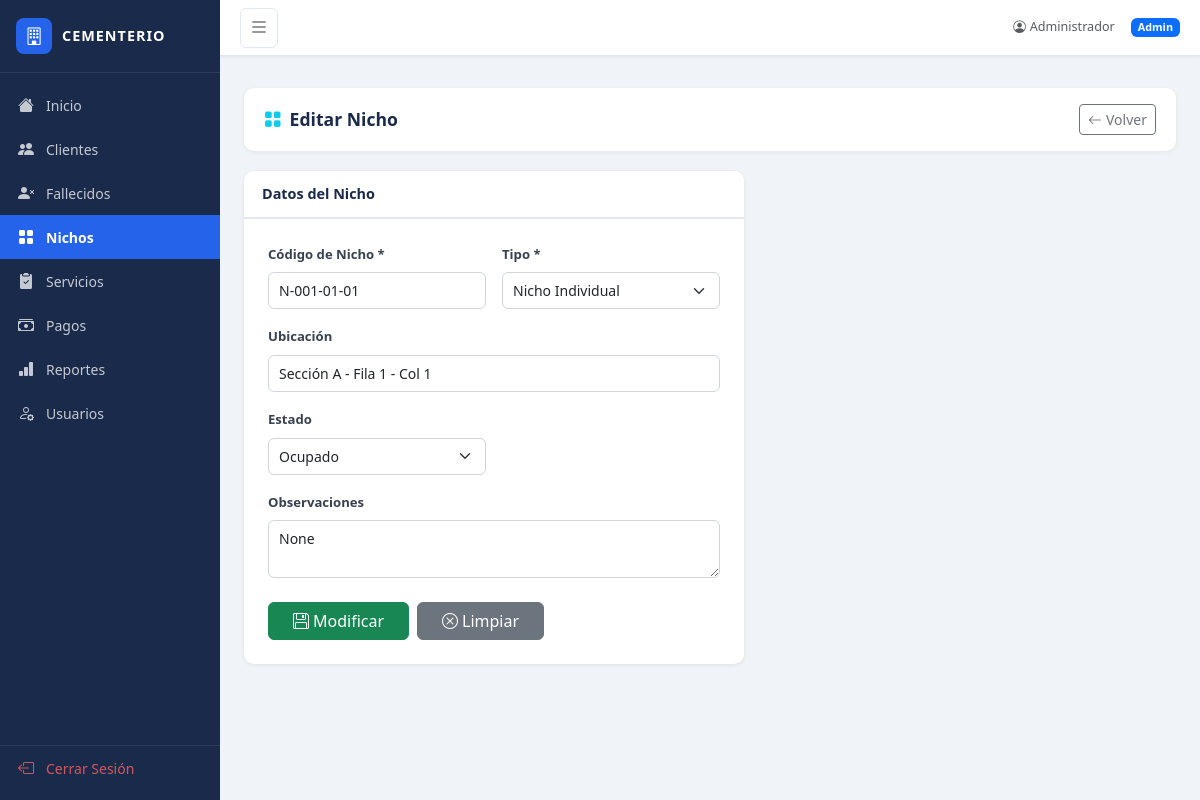
/nichos/editar/1 (signed in), run on the app's committed database.
### app.py (models this page shows)
class Nicho(db.Model):
    id = db.Column(db.Integer, primary_key=True)
    codigo = db.Column(db.String(20), unique=True, nullable=False)
    tipo = db.Column(db.String(50), nullable=False)
    ubicacion = db.Column(db.String(100))
    estado = db.Column(db.String(20), default='Disponible')
    observaciones = db.Column(db.Text)
    servicios = db.relationship('Servicio', backref='nicho', lazy=True)

### app.py (the view, shortened to what this page needs)
@app.route('/nichos/editar/<int:id>', methods=['GET', 'POST'])
@login_required
def nicho_editar(id):
    n = Nicho.query.get_or_404(id)
    return render_template('nicho_form.html', nicho=n)

### app.py (called while the page is built)
def login_required(f):
    @wraps(f)
    def decorated_function(*args, **kwargs):
        if 'user_id' not in session:
            return redirect(url_for('login'))
        return f(*args, **kwargs)
    return decorated_function

### templates/nicho_form.html (shortened to what this page needs)
{% extends "base.html" %}
{% block content %}
<div class="page-header">
    <h4><i class="bi bi-grid-fill me-2 text-info"></i>{{ 'Editar' if nicho else 'Nuevo' }} Nicho</h4>
    <a href="{{ url_for('nichos') }}" class="btn btn-outline-secondary btn-sm">
        <i class="bi bi-arrow-left me-1"></i>Volver
    </a>
</div>
<div class="card" style="max-width:500px;">
    <div class="card-header">Datos del Nicho</div>
    <div class="card-body p-4">
        <form method="POST">
            <div class="row g-3">
                <div class="col-md-6">
                    <label class="form-label">Código de Nicho *</label>
                    <input type="text" name="codigo" class="form-control" value="{{ nicho.codigo if nicho else '' }}"
                           placeholder="N-001-01-01" required>
                </div>
                <div class="col-md-6">
                    <label class="form-label">Tipo *</label>
                    <select name="tipo" class="form-select" required>
                        <option value="Nicho Individual" {% if nicho and nicho.tipo == 'Nicho Individual' %}selected{% endif %}>Nicho Individual</option>
                    </select>
                </div>
                <div class="col-12">
                    <label class="form-label">Ubicación</label>
                    <input type="text" name="ubicacion" class="form-control" value="{{ nicho.ubicacion if nicho else '' }}"
                           placeholder="Sección A - Fila 1 - Col 1">
                </div>
                <div class="col-md-6">
                    <label class="form-label">Estado</label>
                    <select name="estado" class="form-select">
                        <option value="Ocupado" {% if nicho and nicho.estado == 'Ocupado' %}selected{% endif %}>Ocupado</option>
                    </select>
                </div>
                <div class="col-12">
                    <label class="form-label">Observaciones</label>
                    <textarea name="observaciones" class="form-control" rows="2">{{ nicho.observaciones if nicho else '' }}</textarea>
                </div>
            </div>
            <div class="mt-4 d-flex gap-2">
                <button type="submit" class="btn btn-success px-4">
                    <i class="bi bi-floppy me-1"></i>{{ 'Modificar' if nicho else 'Guardar' }}
                </button>
                <a href="{{ url_for('nichos') }}" class="btn btn-secondary px-4">
                    <i class="bi bi-x-circle me-1"></i>Limpiar
                </a>
            </div>
        </form>
    </div>
</div>
{% endblock %}

### static/css/style.css (style rules this page uses)
:root { --sidebar-width: 220px; --sidebar-bg: #1a2a4a; --sidebar-active: #2563eb; --sidebar-hover: #243555; --topbar-h: 56px; --accent: #2563eb; --accent-dark: #1d4ed8; }
* { box-sizing: border-box; }
body { background: #f0f4f8; font-family: 'Segoe UI', system-ui, sans-serif; font-size: 0.9rem; }
.page-header { background: #fff; border-radius: 10px; padding: 16px 20px; margin-bottom: 20px; box-shadow: 0 1px 4px rgba(0,0,0,0.07); display: flex; align-items: center; justify-content: space-between; }
.page-header h4 { margin: 0; font-weight: 700; color: #1a2a4a; font-size: 1.1rem; }
.card { border: none; border-radius: 10px; box-shadow: 0 1px 4px rgba(0,0,0,0.08); }
.card-header { background: #fff; border-bottom: 2px solid #e2e8f0; font-weight: 600; color: #1a2a4a; border-radius: 10px 10px 0 0 !important; padding: 12px 18px; }
.form-label { font-weight: 600; font-size: 0.82rem; color: #374151; }
.form-control, .form-select { border: 1px solid #d1d5db; border-radius: 6px; font-size: 0.875rem; padding: 7px 10px; }

### data on the page
Nicho: codigo "N-001-01-01", tipo "Nicho Individual", ubicacion "Sección A - Fila 1 - Col 1", estado "Ocupado", observaciones "None"

### other printed values
{{ session.nombre }} "Administrador"
{{ session.rol|capitalize }} "Admin"
{{ 'Editar' if nicho else 'Nuevo' }} "Editar"
{{ 'Modificar' if nicho else 'Guardar' }} "Modificar"
